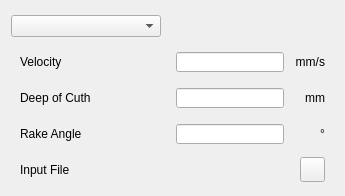
               <widget class="QFrame" name="frame_13">
                <property name="maximumSize">
                 <size>
                  <width>16777215</width>
                  <height>210</height>
                 </size>
                </property>
                <property name="frameShape">
                 <enum>QFrame::Shape::NoFrame</enum>
                </property>
                <property name="frameShadow">
                 <enum>QFrame::Shadow::Raised</enum>
                </property>
                <layout class="QVBoxLayout" name="verticalLayout_9">
                 <item>
                  <widget class="QFrame" name="frame_19">
                   <property name="minimumSize">
                    <size>
                     <width>0</width>
                     <height>30</height>
                    </size>
                   </property>
                   <property name="frameShape">
                    <enum>QFrame::Shape::NoFrame</enum>
                   </property>
                   <property name="frameShadow">
                    <enum>QFrame::Shadow::Raised</enum>
                   </property>
                   <layout class="QVBoxLayout" name="verticalLayout_11">
                    <property name="spacing">
                     <number>0</number>
                    </property>
                    <property name="leftMargin">
                     <number>0</number>
                    </property>
                    <property name="topMargin">
                     <number>0</number>
                    </property>
                    <property name="rightMargin">
                     <number>0</number>
                    </property>
                    <property name="bottomMargin">
                     <number>0</number>
                    </property>
                    <item>
                     <widget class="QComboBox" name="comboBox_condition">
                      <property name="minimumSize">
                       <size>
                        <width>0</width>
                        <height>20</height>
                       </size>
                      </property>
                      <property name="maximumSize">
                       <size>
                        <width>150</width>
                        <height>16777215</height>
                       </size>
                      </property>
                      <property name="currentText">
                       <string/>
                      </property>
                      <property name="iconSize">
                       <size>
                        <width>10</width>
                        <height>10</height>
                       </size>
                      </property>
                      <property name="placeholderText">
                       <string>Select the Condition</string>
                      </property>
                      <item>
                       <property name="text">
                        <string>Condition 01</string>
                       </property>
                      </item>
                     </widget>
                    </item>
                   </layout>
                  </widget>
                 </item>
                 <item>
                  <widget class="QFrame" name="frame_14">
                   <property name="minimumSize">
                    <size>
                     <width>0</width>
                     <height>30</height>
                    </size>
                   </property>
                   <property name="frameShape">
                    <enum>QFrame::Shape::NoFrame</enum>
                   </property>
                   <property name="frameShadow">
                    <enum>QFrame::Shadow::Raised</enum>
                   </property>
                   <layout class="QHBoxLayout" name="horizontalLayout_6">
                    <property name="topMargin">
                     <number>0</number>
                    </property>
                    <property name="bottomMargin">
                     <number>0</number>
                    </property>
                    <item>
                     <widget class="QLabel" name="label_8">
                      <property name="minimumSize">
                       <size>
                        <width>150</width>
                        <height>0</height>
                       </size>
                      </property>
                      <property name="maximumSize">
                       <size>
                        <width>150</width>
                        <height>20</height>
                       </size>
                      </property>
                      <property name="text">
                       <string>Velocity</string>
                      </property>
                     </widget>
                    </item>
                    <item>
                     <widget class="QLineEdit" name="lineEdit_velocity">
                      <property name="minimumSize">
                       <size>
                        <width>0</width>
                        <height>20</height>
                       </size>
                      </property>
                      <property name="maximumSize">
                       <size>
                        <width>16777215</width>
                        <height>20</height>
                       </size>
                      </property>
                      <property name="alignment">
                       <set>Qt::AlignmentFlag::AlignCenter</set>
                      </property>
                     </widget>
                    </item>
                    <item>
                     <widget class="QLabel" name="label_5">
                      <property name="minimumSize">
                       <size>
                        <width>35</width>
                        <height>22</height>
                       </size>
                      </property>
                      <property name="maximumSize">
                       <size>
                        <width>35</width>
                        <height>22</height>
                       </size>
                      </property>
                      <property name="text">
                       <string>mm/s</string>
                      </property>
                      <property name="alignment">
                       <set>Qt::AlignmentFlag::AlignRight|Qt::AlignmentFlag::AlignTrailing|Qt::AlignmentFlag::AlignVCenter</set>
                      </property>
                     </widget>
                    </item>
                   </layout>
                  </widget>
                 </item>
                 <item>
                  <widget class="QFrame" name="frame_18">
                   <property name="minimumSize">
                    <size>
                     <width>0</width>
                     <height>30</height>
                    </size>
                   </property>
                   <property name="frameShape">
                    <enum>QFrame::Shape::NoFrame</enum>
                   </property>
                   <property name="frameShadow">
                    <enum>QFrame::Shadow::Raised</enum>
                   </property>
                   <layout class="QHBoxLayout" name="horizontalLayout_9">
                    <property name="topMargin">
                     <number>0</number>
                    </property>
                    <property name="bottomMargin">
                     <number>0</number>
                    </property>
                    <item>
                     <widget class="QLabel" name="label_11">
                      <property name="minimumSize">
                       <size>
                        <width>150</width>
                        <height>0</height>
                       </size>
                      </property>
                      <property name="maximumSize">
                       <size>
                        <width>150</width>
                        <height>20</height>
                       </size>
                      </property>
                      <property name="text">
                       <string>Deep of Cuth</string>
                      </property>
                     </widget>
                    </item>
                    <item>
                     <widget class="QLineEdit" name="lineEdit_deepCuth">
                      <property name="minimumSize">
                       <size>
                        <width>0</width>
                        <height>20</height>
                       </size>
                      </property>
                      <property name="maximumSize">
                       <size>
                        <width>16777215</width>
                        <height>20</height>
                       </size>
                      </property>
                      <property name="alignment">
                       <set>Qt::AlignmentFlag::AlignCenter</set>
                      </property>
                     </widget>
                    </item>
                    <item>
                     <widget class="QLabel" name="label_7">
                      <property name="minimumSize">
                       <size>
                        <width>35</width>
                        <height>22</height>
                       </size>
                      </property>
                      <property name="maximumSize">
                       <size>
                        <width>35</width>
                        <height>22</height>
                       </size>
                      </property>
                      <property name="text">
                       <string>mm</string>
                      </property>
                      <property name="alignment">
                       <set>Qt::AlignmentFlag::AlignRight|Qt::AlignmentFlag::AlignTrailing|Qt::AlignmentFlag::AlignVCenter</set>
                      </property>
                     </widget>
                    </item>
                   </layout>
                  </widget>
                 </item>
                 <item>
                  <widget class="QFrame" name="frame_17">
                   <property name="minimumSize">
                    <size>
                     <width>0</width>
                     <height>30</height>
                    </size>
                   </property>
                   <property name="frameShape">
                    <enum>QFrame::Shape::NoFrame</enum>
                   </property>
                   <property name="frameShadow">
                    <enum>QFrame::Shadow::Raised</enum>
                   </property>
                   <layout class="QHBoxLayout" name="horizontalLayout_8">
                    <property name="topMargin">
                     <number>0</number>
                    </property>
                    <property name="bottomMargin">
                     <number>0</number>
                    </property>
                    <item>
                     <widget class="QLabel" name="label_9">
                      <property name="minimumSize">
                       <size>
                        <width>150</width>
                        <height>0</height>
                       </size>
                      </property>
                      <property name="maximumSize">
                       <size>
                        <width>150</width>
                        <height>20</height>
                       </size>
                      </property>
                      <property name="text">
                       <string>Rake Angle</string>
                      </property>
                     </widget>
                    </item>
                    <item>
                     <widget class="QLineEdit" name="lineEdit_rakeAngle">
                      <property name="minimumSize">
                       <size>
                        <width>0</width>
                        <height>20</height>
                       </size>
                      </property>
                      <property name="maximumSize">
                       <size>
                        <width>16777215</width>
                        <height>20</height>
                       </size>
                      </property>
                      <property name="alignment">
                       <set>Qt::AlignmentFlag::AlignCenter</set>
                      </property>
                     </widget>
                    </item>
                    <item>
                     <widget class="QLabel" name="label_12">
                      <property name="minimumSize">
                       <size>
                        <width>35</width>
                        <height>22</height>
                       </size>
                      </property>
                      <property name="maximumSize">
                       <size>
                        <width>35</width>
                        <height>22</height>
                       </size>
                      </property>
                      <property name="text">
                       <string>°</string>
                      </property>
                      <property name="alignment">
                       <set>Qt::AlignmentFlag::AlignRight|Qt::AlignmentFlag::AlignTrailing|Qt::AlignmentFlag::AlignVCenter</set>
                      </property>
                     </widget>
                    </item>
                   </layout>
                  </widget>
                 </item>
                 <item>
                  <widget class="QFrame" name="frame_15">
                   <property name="minimumSize">
                    <size>
                     <width>0</width>
                     <height>30</height>
                    </size>
                   </property>
                   <property name="frameShape">
                    <enum>QFrame::Shape::NoFrame</enum>
                   </property>
                   <property name="frameShadow">
                    <enum>QFrame::Shadow::Raised</enum>
                   </property>
                   <layout class="QHBoxLayout" name="horizontalLayout_7">
                    <property name="topMargin">
                     <number>0</number>
                    </property>
                    <property name="bottomMargin">
                     <number>0</number>
                    </property>
                    <item>
                     <widget class="QLabel" name="label_10">
                      <property name="minimumSize">
                       <size>
                        <width>150</width>
                        <height>0</height>
                       </size>
                      </property>
                      <property name="maximumSize">
                       <size>
                        <width>150</width>
                        <height>20</height>
                       </size>
                      </property>
                      <property name="text">
                       <string>Input File</string>
                      </property>
                     </widget>
                    </item>
                    <item>
                     <widget class="QLabel" name="label_input">
                      <property name="minimumSize">
                       <size>
                        <width>0</width>
                        <height>20</height>
                       </size>
                      </property>
                      <property name="maximumSize">
                       <size>
                        <width>16777215</width>
                        <height>20</height>
                       </size>
                      </property>
                      <property name="styleSheet">
                       <string notr="true"/>
                      </property>
                      <property name="text">
                       <string/>
                      </property>
                      <property name="alignment">
                       <set>Qt::AlignmentFlag::AlignCenter</set>
                      </property>
                     </widget>
                    </item>
                    <item>
                     <spacer name="horizontalSpacer_2">
                      <property name="orientation">
                       <enum>Qt::Orientation::Horizontal</enum>
                      </property>
                      <property name="sizeType">
                       <enum>QSizePolicy::Policy::Fixed</enum>
                      </property>
                      <property name="sizeHint" stdset="0">
                       <size>
                        <width>8</width>
                        <height>20</height>
                       </size>
                      </property>
                     </spacer>
                    </item>
                    <item>
                     <widget class="QPushButton" name="button_input_file">
                      <property name="minimumSize">
                       <size>
                        <width>25</width>
                        <height>25</height>
                       </size>
                      </property>
                      <property name="maximumSize">
                       <size>
                        <width>25</width>
                        <height>25</height>
                       </size>
                      </property>
                      <property name="icon">
                       <iconset resource="icons.qrc">
                        <normaloff>:/folder1/Icons/import.png</normaloff>:/folder1/Icons/import.png</iconset>
                      </property>
                      <property name="iconSize">
                       <size>
                        <width>35</width>
                        <height>35</height>
                       </size>
                      </property>
                     </widget>
                    </item>
                   </layout>
                  </widget>
                 </item>
                </layout>
               </widget>
